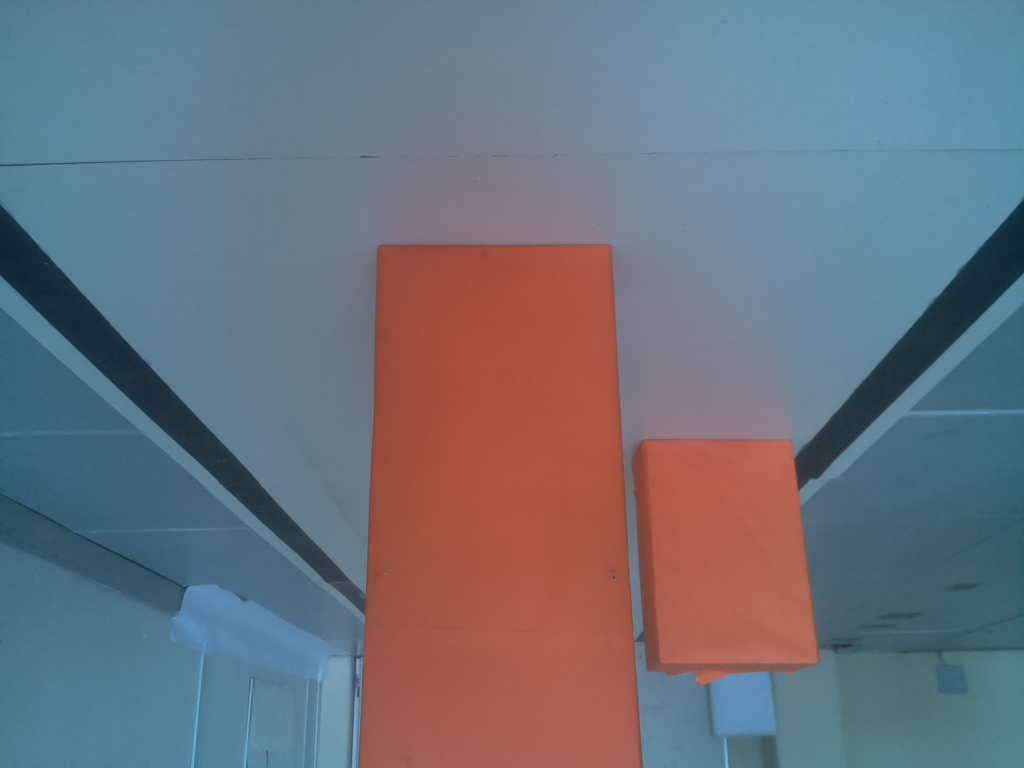
#> input picture tutorial-opencv/img.jpg, 1024 x 768 px
$ python 7-houghlines.py
#> lines starting #> are read from the running program, lines starting #| are printed output that depends on the picture; after the words box and inside, x2 and y2 are one past the last pixel; in counts of white or black regions, pixels touching at a corner belong together
import cv2
import numpy as np

th1 = 130
th2 = 50
aperturesize = 3
th3 = 100
minLineLength = 100
maxLineGap = 10

def on_th1(val):
    global th1
    th1 = val
    cv2.setTrackbarPos("threshol1", "fon", th1)
def on_th2(val):
    global th2
    th2 = val
    cv2.setTrackbarPos("threshol2", "fon", th2)
def on_th3(val):
    global th3
    th3 = val
    cv2.setTrackbarPos("threshol3", "fon", th3)
def on_aperturesize(val):
    global aperturesize
    if val & 1 and val >=3:
        aperturesize = val
    cv2.setTrackbarPos("aperturesize", "fon", aperturesize)
def on_minLineLength(val):
    global minLineLength
    minLineLength = val
    cv2.setTrackbarPos("minLineLength", "fon", minLineLength)
def on_maxLineGap(val):
    global maxLineGap
    maxLineGap = val
    cv2.setTrackbarPos("maxLineGap", "fon", maxLineGap)

cv2.namedWindow("fon")
cv2.createTrackbar("th1", "fon" , th1, 500, on_th1)
cv2.createTrackbar("th2", "fon" , th2, 500, on_th2)
cv2.createTrackbar("aperturesize", "fon" , aperturesize, 7, on_aperturesize)
cv2.createTrackbar("th3", "fon" , th3, 500, on_th3)
cv2.createTrackbar("minLineLength", "fon" , minLineLength, 500, on_minLineLength)
cv2.createTrackbar("maxLineGap", "fon" , maxLineGap, 500, on_maxLineGap)

while True:
    img = cv2.imread('img.jpg')
#> img is the input picture: shape (768, 1024, 3); mean B, G, R 124.7, 113.7, 107.4

    img_HSV = cv2.cvtColor(img, cv2.COLOR_BGR2HSV)
#> img_HSV: shape (768, 1024, 3); mean H, S, V 81.9, 103.9, 145.8
    mask = cv2.inRange(img_HSV, (1, 75, 105), (16, 211, 233))
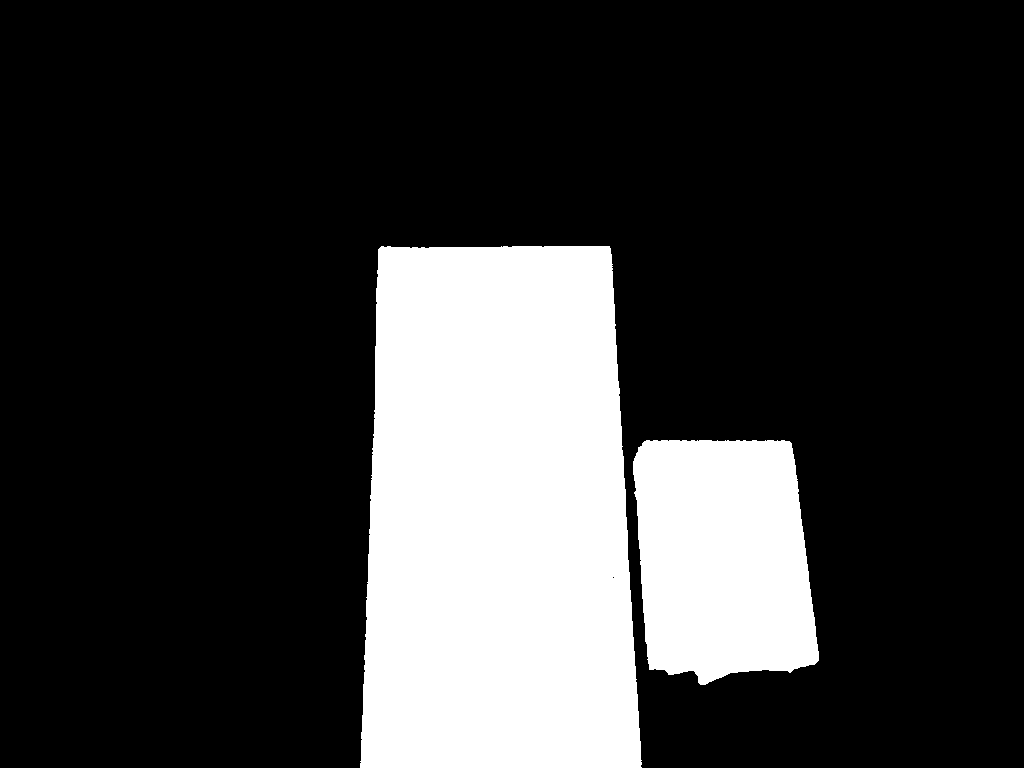
#> mask: shape (768, 1024); 21.9% white; 2 white regions, box (x1, y1, x2, y2) and area: (360, 246, 642, 768) 133581, (633, 440, 819, 685) 38529

    kernel = np.ones((5,5),np.uint8)
    mask = cv2.morphologyEx(mask, cv2.MORPH_OPEN, kernel)
#> mask: shape (768, 1024); 21.9% white; 2 white regions, box (x1, y1, x2, y2) and area: (360, 246, 641, 768) 133528, (633, 440, 819, 685) 38486

    edges = cv2.Canny(cv2.cvtColor(img, cv2.COLOR_BGR2GRAY),th1,th2, apertureSize=aperturesize)
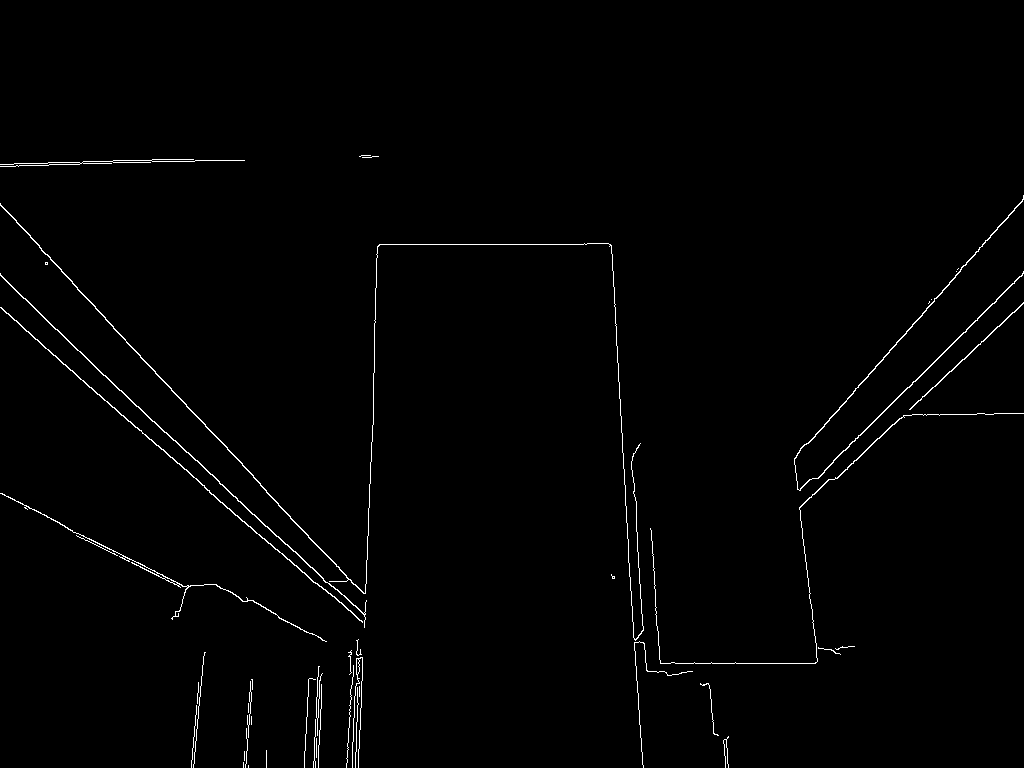
#> edges: shape (768, 1024); 1% white in thin lines or dots, all inside (x1, y1, x2, y2) = (0, 155, 1024, 768)
    lines = cv2.HoughLinesP(edges,1,np.pi/180, threshold=th3,minLineLength=minLineLength,maxLineGap=maxLineGap)
#> lines = 22 rows, first 6: [39, 247, 353, 584], [845, 450, 1023, 272], [23, 328, 214, 495], [154, 421, 335, 589], [612, 254, 627, 538], [365, 593, 370, 462]
    if lines is not None:
        for line in lines:
            x1,y1,x2,y2 = line[0]
            cv2.line(img,(x1,y1),(x2,y2),(0,255,0),2)
#> this loop made 22 passes
#> (x1, y1, x2, y2) on passes 1 to 12: (39, 247, 353, 584), (845, 450, 1023, 272), (23, 328, 214, 495), (154, 421, 335, 589), (612, 254, 627, 538), (365, 593, 370, 462), (379, 244, 586, 244), (809, 442, 985, 240), (912, 406, 1023, 302), (1, 206, 113, 326), (838, 410, 1023, 198), (209, 492, 364, 622)
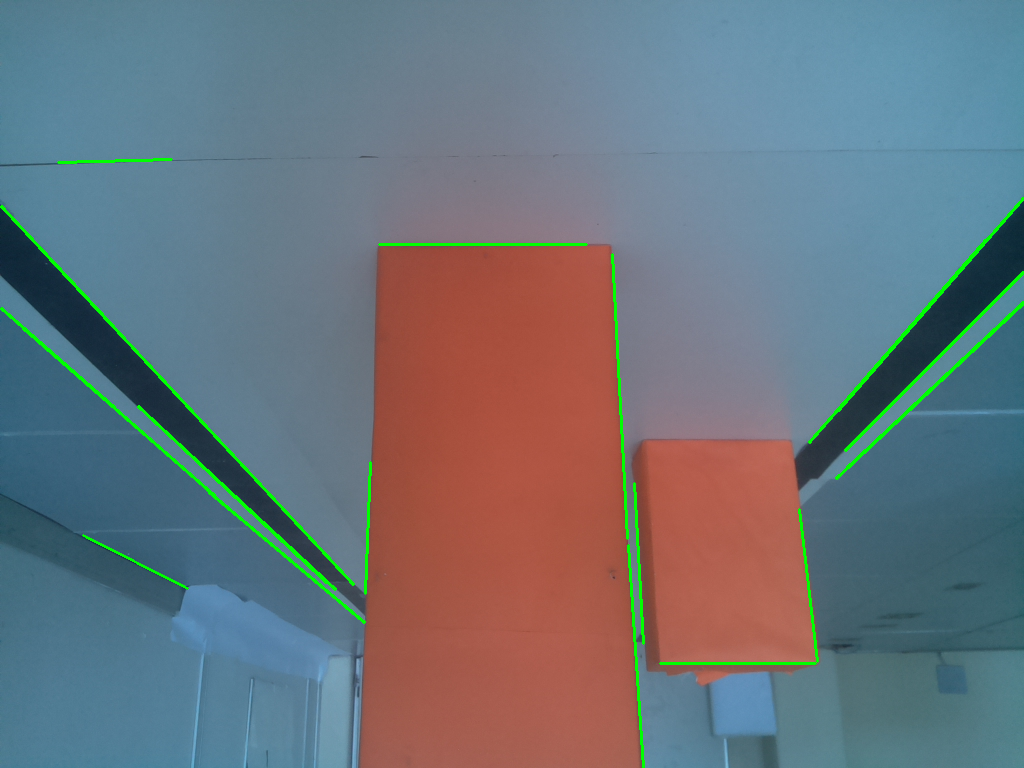
#> img: shape (768, 1024, 3); 1.53% of pixels changed, all inside (x1, y1, x2, y2) = (0, 158, 1024, 768)
            #print (line)
    cv2.imshow('Hough lines P', img)
    cv2.imshow('canny', edges)

    k = cv2.waitKey(6)
#> (key Esc is pressed here)
    if k == ord('s'):
        cv2.imwrite('7.jpg', img)
    if k & 0xff == 27:
        break
